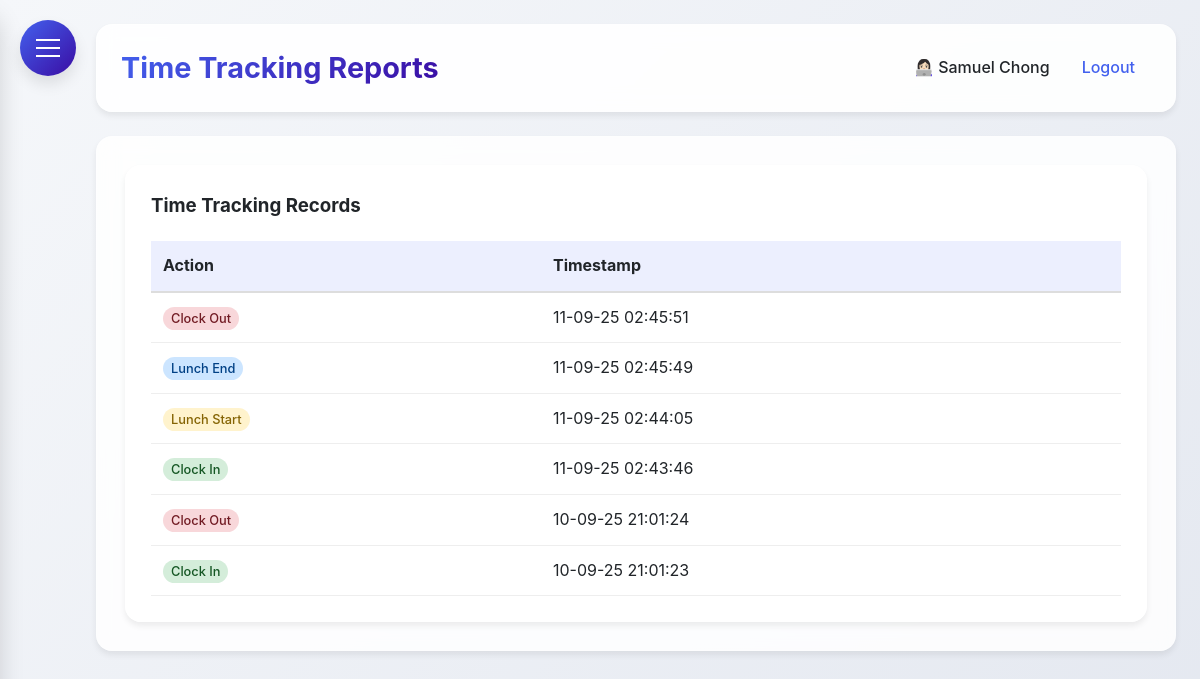
The app's page /time_reports (signed in) with its own data.
### HerculesSystem.py (models this page shows, shortened)
class Employee(UserMixin, db.Model):
    id = db.Column(db.Integer, primary_key=True)
    username = db.Column(db.String(80), unique=True, nullable=False)
    password = db.Column(db.String(120), nullable=False)
    full_name = db.Column(db.String(120), nullable=False)
    email = db.Column(db.String(120), unique=True, nullable=False)
    nationality = db.Column(db.String(80), nullable=False)
    employee_id = db.Column(db.String(80), unique=True, nullable=False)
    hire_date = db.Column(db.Date)
    is_admin = db.Column(db.Boolean, default=False)
    user_type = db.Column(db.String(20), default='employee')
    last_clock_in = db.Column(db.DateTime)
    last_clock_out = db.Column(db.DateTime)
    last_lunch_start = db.Column(db.DateTime)
    last_lunch_end = db.Column(db.DateTime)
    leave_balances = db.relationship('LeaveBalance', back_populates='employee', lazy=True)

class TimeTracking(db.Model):
    __tablename__ = 'time_tracking'
    id = db.Column(db.Integer, primary_key=True)
    employee_id = db.Column(db.Integer, db.ForeignKey('employee.id'), nullable=False)
    action_type = db.Column(db.String(20), nullable=False)  #clock_in, clock_out, lunch_start, lunch_end
    timestamp = db.Column(db.DateTime, nullable=True)
    latitude = db.Column(db.Float, nullable=True)
    longitude = db.Column(db.Float, nullable=True)
    address = db.Column(db.String(200), nullable=True)
    status = db.Column(db.String(20), nullable=True)    # in/out office
    ip_address = db.Column(db.String(45), nullable=True)
    employee = db.relationship('Employee', backref=db.backref('time_entries', lazy=True))

### HerculesSystem.py (the view)
@app.route('/time_reports', methods=['GET'])
@login_required
def time_reports():
    now = datetime.now(MYT)
    employee_id = request.args.get('employee_id')
    start_date = request.args.get('start_date')
    end_date = request.args.get('end_date')
    status = request.args.get('status')
    employees = Employee.query.all() if current_user.user_type == 'admin' else []
    query = TimeTracking.query
    if current_user.user_type != 'admin':
        query = query.filter(TimeTracking.employee_id == current_user.id)
    else:
        query = query.join(Employee, TimeTracking.employee_id == Employee.id)
    if employee_id:
        query = query.filter(TimeTracking.employee_id == employee_id)
    if start_date:
        query = query.filter(func.date(TimeTracking.timestamp) >= start_date)
    if end_date:
        query = query.filter(func.date(TimeTracking.timestamp) <= end_date)
    if status:
        query = query.filter(TimeTracking.status == status)
    time_records = query.order_by(TimeTracking.timestamp.desc()).all()
    return render_template(
        'time_reports.html',
        time_records=time_records,
        employees=employees,
        now=now,
        MYT=MYT
    )

### HerculesSystem.py (called while the page is built)
@app.after_request
def add_security_headers(response):
    response.headers['Permissions-Policy'] = 'geolocation=()'
    return response

@login_manager.user_loader
def load_user(user_id):
    return db.session.get(Employee, int(user_id))

@app.context_processor
def inject_now():
    return {'now': datetime.utcnow()}

@app.before_request
def before_request():
    if request.url.startswith('https://'):
        new_url = request.url.replace('https://', 'http://', 1)
        return redirect(new_url, code=301)

### templates/time_reports.html (shortened to what this page needs)
{% extends "base.html" %}
{% block content %}
<div class="dashboard-container">
    <div class="glass" style="padding: 25px; border-radius: var(--border-radius-lg);">
        <h3 style="margin-bottom: 20px;">Time Tracking Records</h3>
        {% if time_records %}
        <div style="overflow-x: auto;">
            <table style="width: 100%; border-collapse: collapse;">
                <thead>
                    <tr style="background: rgba(67, 97, 238, 0.1);">
                        <th style="padding: 12px; text-align: left; border-bottom: 2px solid #ddd;">Action</th>
                        <th style="padding: 12px; text-align: left; border-bottom: 2px solid #ddd;">Timestamp</th>
                    </tr>
                </thead>
                <tbody>
                    {% for record in time_records %}
                    <tr>
                        <td style="padding: 12px; border-bottom: 1px solid #eee;">
                            <span style="
                                padding: 4px 8px;
                                border-radius: 12px;
                                font-size: 0.8rem;
                                font-weight: 500;
                                {% if record.action_type == 'clock_in' %}background: #d4edda; color: #155724;
                                {% elif record.action_type == 'clock_out' %}background: #f8d7da; color: #721c24;
                                {% elif record.action_type == 'lunch_start' %}background: #fff3cd; color: #856404;
                                {% elif record.action_type == 'lunch_end' %}background: #cce5ff; color: #004085;
                                {% endif %}
                            ">
                                {{ record.action_type.replace('_', ' ').title() }}
                            </span>
                        </td>
                        <td style="padding: 12px; border-bottom: 1px solid #eee;">{{ record.timestamp.strftime('%d-%m-%y %H:%M:%S') }}</td>
                    </tr>
                    {% endfor %}
                </tbody>
            </table>
        </div>
        {% else %}
        <p style="text-align: center; color: var(--gray); padding: 40px;">No time tracking records found.</p>
        {% endif %}
    </div>
</div>
{% endblock %}

### templates/base.html (shortened to what this page needs)
<!DOCTYPE html>
<html lang="en">
<head>
</head>
<body>
    <div class="hamburger-menu" id="hamburgerMenu">
        <span></span>
    </div>
    <div class="main-content" id="mainContent">
        <div class="header">
            <h1>{% block header %}Hercules HR{% endblock %}</h1>
            <div class="user-info">
                {% if current_user.is_authenticated %}
                <span>👩🏻‍💻 {{ current_user.full_name }}</span>
                <a href="{{ url_for('logout') }}">Logout</a>
                {% else %}
                <a href="{{ url_for('login') }}">Login</a>
                {% endif %}
            </div>
        </div>
        <div class="content">
            {% block content %}{% endblock %}
        </div>
    </div>
</body>
</html>

### templates/base.html (style rules this page uses)
:root { --primary: #4361ee; --secondary: #3a0ca3; --accent: #7209b7; --success: #4cc9f0; --danger: #f72585; --warning: #fca311; --info: #4895ef; --light: #f8f9fa; --dark: #212529; --gray: #6c757d; --gradient-primary: linear-gradient(135deg, #4361ee, #3a0ca3); --sidebar-gradient: linear-gradient(135deg, #4361ee, #3a0ca3); --gradient-accent: linear-gradient(135deg, #7209b7, #f72585); --shadow-sm: 0 4px 6px rgba(0, 0, 0, 0.07); --shadow-md: 0 8px 15px rgba(0, 0, 0, 0.1); --shadow-lg: 0 15px 25px rgba(0, 0, 0, 0.15); --border-radius: 12px; --border-radius-lg: 16px; --border-radius-xl: 20px; --sidebar-radius: 20px; --dark-bg: #1a1f35; --dark-container: #252a40; }
* { margin: 0; padding: 0; box-sizing: border-box; font-family: 'Inter', 'Segoe UI', system-ui, -apple-system, sans-serif; }
body { display: flex; min-height: 100vh; background: linear-gradient(135deg, #f5f7fa 0%, #e4e8f0 100%); color: var(--dark); line-height: 1.6; transition: background 0.3s ease, color 0.3s ease; }
.glass { background: rgba(255, 255, 255, 0.85); backdrop-filter: blur(10px); border-radius: var(--border-radius); border: 1px solid rgba(255, 255, 255, 0.2); box-shadow: var(--shadow-sm); transition: background 0.3s ease, border 0.3s ease; }
.hamburger-menu { position: fixed; top: 20px; left: 20px; z-index: 1000; cursor: pointer; background: var(--gradient-primary); border-radius: 50%; width: 56px; height: 56px; display: flex; align-items: center; justify-content: center; box-shadow: var(--shadow-md); transition: all 0.3s ease; }
.hamburger-menu span { display: block; width: 24px; height: 2px; background: #fff; position: relative; transition: all 0.3s cubic-bezier(0.4, 0, 0.2, 1); }
.hamburger-menu span:before, .hamburger-menu span:after { content: ''; position: absolute; width: 24px; height: 2px; background: #fff; transition: all 0.3s cubic-bezier(0.4, 0, 0.2, 1); }
.hamburger-menu span:before { top: -8px; }
.hamburger-menu span:after { top: 8px; }
.main-content { flex: 1; padding: 24px; margin-left: 0; transition: margin-left 0.3s cubic-bezier(0.4, 0, 0.2, 1); padding-left: 96px; }
.header { background: rgba(255, 255, 255, 0.9); backdrop-filter: blur(10px); padding: 20px 24px; border-radius: var(--border-radius-lg); box-shadow: var(--shadow-sm); display: flex; justify-content: space-between; align-items: center; margin-bottom: 24px; border: 1px solid rgba(255, 255, 255, 0.2); transition: background 0.3s ease, border 0.3s ease; }
.header h1 { font-size: 1.8rem; font-weight: 700; background: var(--gradient-primary); -webkit-background-clip: text; background-clip: text; color: transparent; }
.user-info { display: flex; align-items: center; gap: 16px; }
.user-info span { color: var(--dark); font-weight: 500; }
.user-info a { color: var(--primary); text-decoration: none; font-weight: 500; transition: all 0.2s ease; padding: 8px 16px; border-radius: 8px; }
.content { background: rgba(255, 255, 255, 0.85); backdrop-filter: blur(10px); padding: 28px; border-radius: var(--border-radius-lg); box-shadow: var(--shadow-sm); border: 1px solid rgba(255, 255, 255, 0.2); transition: background 0.3s ease, border 0.3s ease; }
table { color: var(--dark); }
.content { animation: fadeIn 0.4s ease-out; }

### records on screen
Employee: full_name "Samuel Chong"
TimeTracking: action_type.replace "Clock Out", timestamp "11-09-25 02:45:51"
TimeTracking: action_type.replace "Lunch End", timestamp "11-09-25 02:45:49"
TimeTracking: action_type.replace "Lunch Start", timestamp "11-09-25 02:44:05"
TimeTracking: action_type.replace "Clock In", timestamp "11-09-25 02:43:46"
TimeTracking: action_type.replace "Clock Out", timestamp "10-09-25 21:01:24"
TimeTracking: action_type.replace "Clock In", timestamp "10-09-25 21:01:23"
